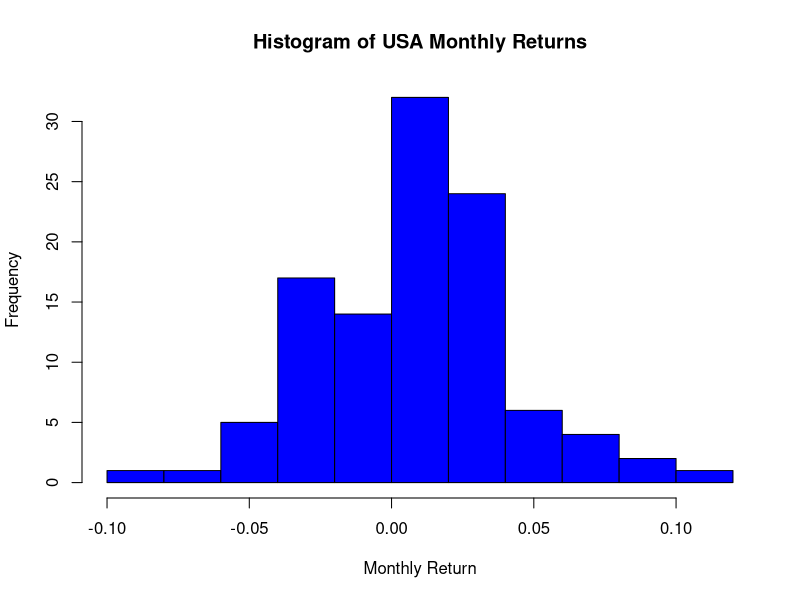
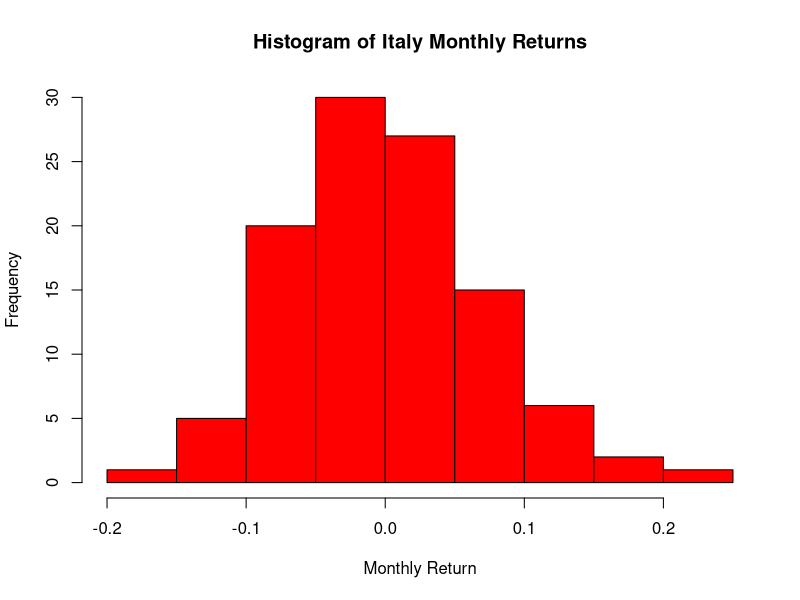
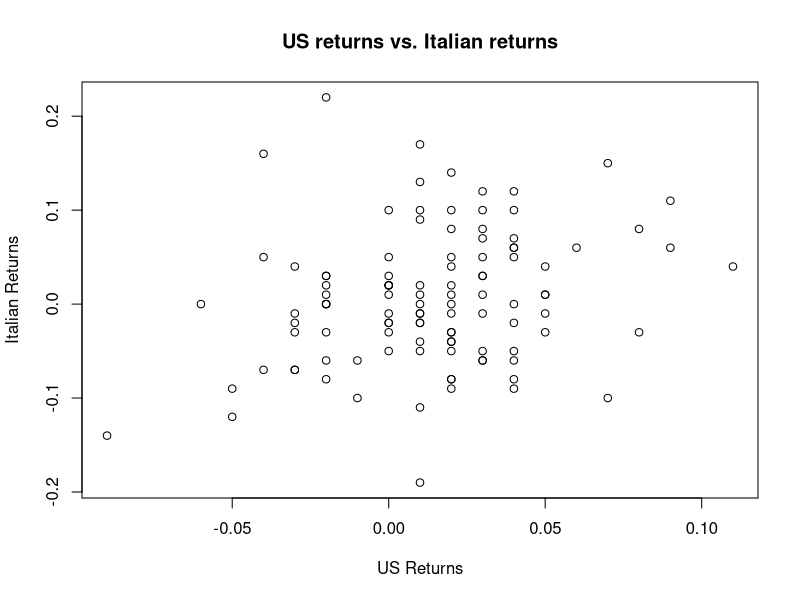
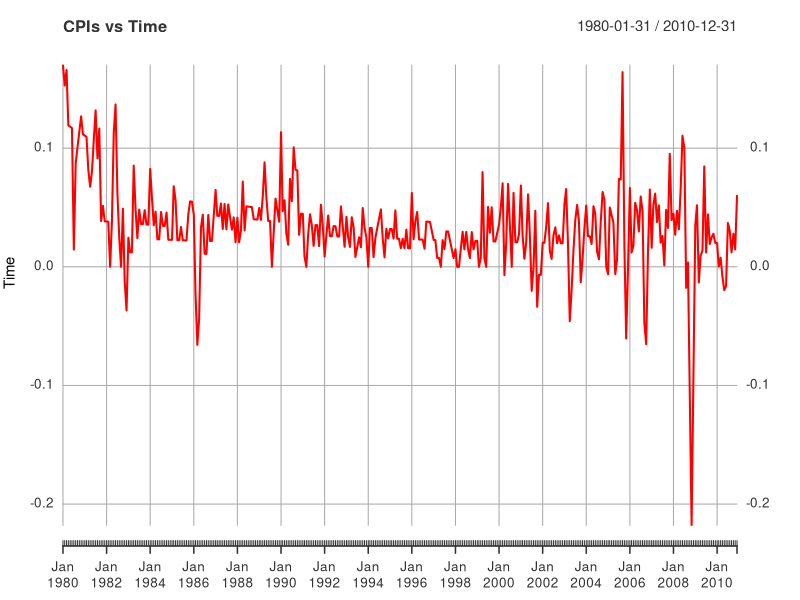
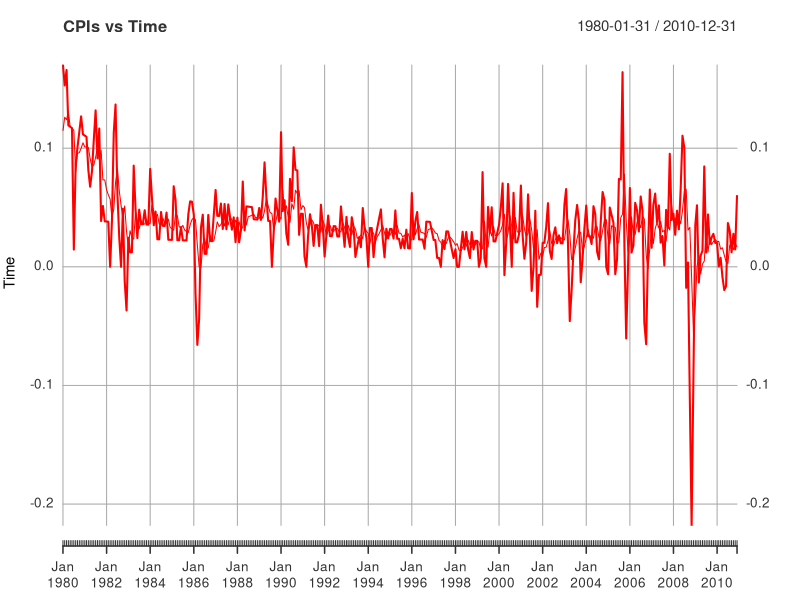
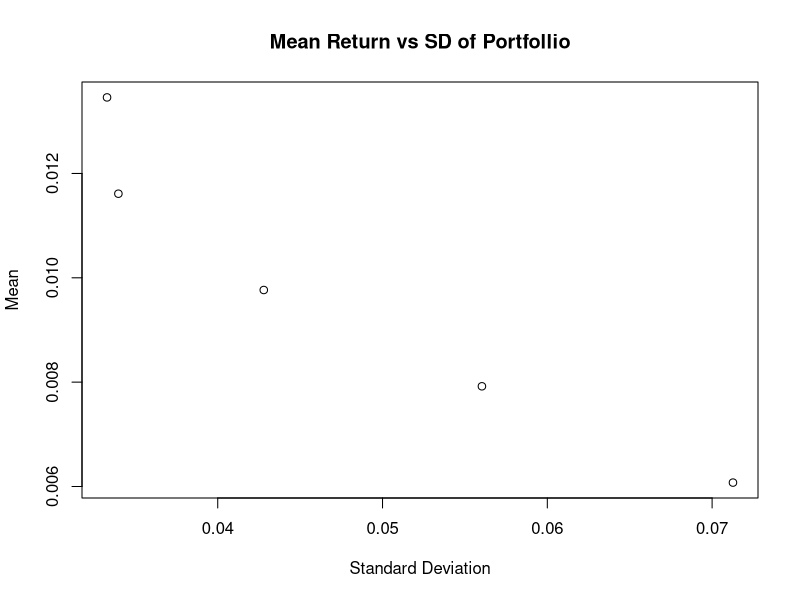

These figures' R source, in order:
## ---- chunk 1
library(xts)
setwd("/Users/zachfogelson/Developer/FTAP Stats HW")
# Assuming that conret is in current working directory
conret <- read.csv("conret.csv", header = TRUE)

titles <- "Histogram of %s Monthly Returns"
xlabel <- "Monthly Return"

# USA
hist(conret$usa, 
     main   = sprintf(sprintf(titles, "USA")), 
     xlab   = xlabel, 
     border ="black", 
     col    = "blue",
     breaks = 10)

# Italy
hist(conret$italy, 
     main   = sprintf(titles, "Italy"), 
     xlab   = xlabel, 
     border = "black", 
     col    = "red",
     breaks = 10)
## ---- chunk 2
# USA
print(mean(conret$usa))  # 0.01345794
print(sd(conret$usa))  # 0.03328275

# Italy
print(mean(conret$italy))  # 0.006074766
print(sd(conret$italy))  # 0.07126561
## ---- chunk 3
getRange <- function(m, s){
  list(low <- m - 2 * s, high <- m + 2 * s)
}

percentageResultsInRange <- function(arr, r){
    acceptable <- arr[arr > r[1] & arr < r[2]]
    length(acceptable) / length(arr)
}

usaRange <- getRange(mean(conret$usa), sd(conret$usa))
italyRange <- getRange(mean(conret$italy), sd(conret$italy))

print(percentageResultsInRange(conret$usa, usaRange))  # 0.953271
print(percentageResultsInRange(conret$italy, italyRange))  # 0.9439252
## ---- chunk 4
plot(conret$usa, 
     conret$italy, 
     main = "US returns vs. Italian returns", 
     xlab = "US Returns",
     ylab = "Italian Returns")
## ---- chunk 5
print(cov(conret$usa, conret$italy, use = "all.obs"))  # 0.0005693617
print(cor(conret$usa, conret$italy, use = "all.obs"))  # 0.240043
## ---- chunk 6
oil_gdp <- read.csv("oil_gdp.csv", header = TRUE)
cpiOverTime1 = xts(x=oil_gdp$G_CPI, order.by=as.Date(oil_gdp$OBS, "%m/%d/%y"))
cpiOverTime2 = xts(x=oil_gdp$G_CPI.1, order.by=as.Date(oil_gdp$OBS, "%m/%d/%y"))

plot(as.xts(cpiOverTime1), col="red", xlab = "CPI", ylab = "Time", main = "CPIs vs Time", minor.ticks = F)
lines(as.xts(cpiOverTime2))
legend('bottomleft', c("G_CPI","G_CPI.1"), pch=1, col=c('red', 'black'), bty='o', cex=.75)
## ---- chunk 7
print(mean(oil_gdp$G_CPI))  # 0.03394408
print(var(oil_gdp$G_CPI))  # 0.001356836

print(mean(oil_gdp$G_CPI.1))  # 0.03505742
print(var(oil_gdp$G_CPI.1))  # 0.0004995316
## ---- chunk 8
print(cov(oil_gdp$G_CPI, oil_gdp$G_CPI.1, use = "all.obs"))  # 0.0004749797
print(cor(oil_gdp$G_CPI, oil_gdp$G_CPI.1, use = "all.obs"))  # 0.5769391
## ---- chunk 9
print(cor(oil_gdp$G_CPI.1[seq(length=length(oil_gdp$G_CPI)-1, from=2)],
    oil_gdp$G_CPI[seq(length=length(oil_gdp$G_CPI)-1, from=1)]))  # 0.8505302
## ---- chunk 10
conret$usaItaly <- .5 * conret$usa + .5 * conret$italy
print(mean(conret$usaItaly))  # 0.009766355
print(sd(conret$usaItaly))  # 0.04279384
## ---- chunk 11
linComboMean <- function(w1, m1, w2, m2){
  w1*m1 + w2*m2
}
linComboVar <- function(w1, sd1, w2, sd2, cr){
  w1^2 * sd1^2 + w2^2 * sd2^2 + 2 * w1 * w2 * cr * sd1 * sd2
}

print(linComboMean(.5, mean(conret$usa), .5, mean(conret$italy)))  # 0.009766355
print(linComboVar(.5, sd(conret$usa),
                  .5, sd(conret$italy),
                  cor(conret$usa, conret$italy, use = "all.obs"))^(1/2))  # 0.04279384
## ---- chunk 12
# .25 USA, .75 Italy
print(linComboMean(.25, mean(conret$usa), .75, mean(conret$italy)))  # 0.007920561
print(linComboVar(.25, sd(conret$usa),
                  .75, sd(conret$italy),
                  cor(conret$usa, conret$italy, use = "all.obs"))^(1/2))  # 0.05603179

# .75 USA, .25 Italy
print(linComboMean(.75, mean(conret$usa), .25, mean(conret$italy)))  # 0.01161215
print(linComboVar(.75, sd(conret$usa),
                  .25, sd(conret$italy),
                  cor(conret$usa, conret$italy, use = "all.obs"))^(1/2))  # 0.03397115

investRatio <- list(0, .25, .5, .75, 1)
investMean <- list()
investSD <- list()

for (el in investRatio){
  investMean <- c(investMean, linComboMean(el, mean(conret$usa), 1 - el, mean(conret$italy)))
  investSD <- c(investSD, linComboVar(el, sd(conret$usa),
                          1-el, sd(conret$italy),
                          cor(conret$usa, conret$italy, use = "all.obs"))^(1/2))
}

plot(investSD, 
     investMean, 
     main = "Mean Return vs SD of Portfollio", 
     xlab = "Standard Deviation",
     ylab = "Mean")

